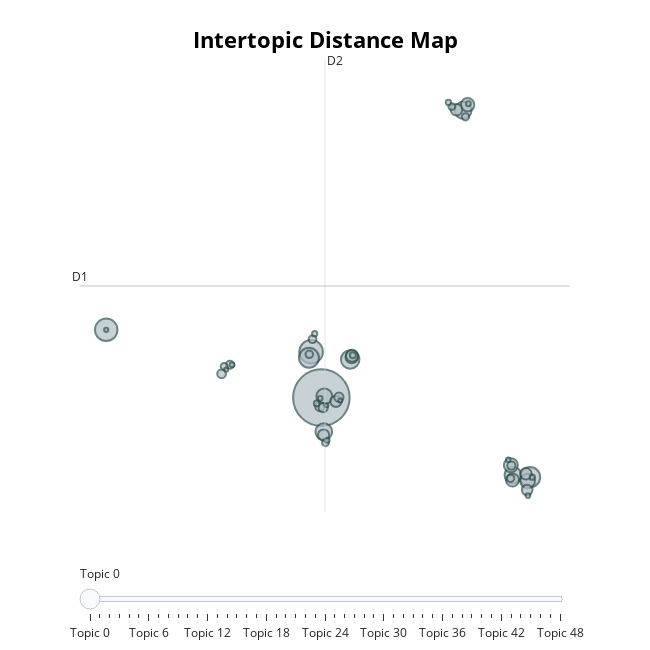

The code cell stored with this chart in its notebook:
### Markdown cell above
**Plot interconnections between topics**

### Code cell
topic_model.visualize_topics(custom_labels=True)

### Figure 1 — Plotly figure (JSON) as saved in the notebook; plotly's stock layout.template omitted (floating-point values rounded to 4 significant figures; data arrays with more than 128 entries replaced by an {"elided": "..."} marker saying what was removed)
{"data": [{"customdata": {"elided": "49x3 mixed values"}, "hovertemplate": "<b>Topic %{customdata[0]}</b><br>%{customdata[1]}<br>Size: %{customdata[2]}", "legendgroup": "", "marker": {"color": "#B0BEC5", "size": [2469, 426, 391, 314, 306, 264, 219, 214, 213, 194, 167, 151, 137, 132, 123, 113, 105, 101, 99, 99, 87, 67, 67, 66, 58, 52, 50, 45, 43, 41, 41, 38, 37, 35, 28, 26, 22, 21, 21, 20, 18, 18, 17, 17, 16, 14, 13, 13, 12], "sizemode": "area", "sizeref": 1.543, "symbol": "circle", "line": {"color": "DarkSlateGrey", "width": 2}}, "mode": "markers", "name": "", "orientation": "v", "showlegend": false, "x": [2.895, 2.159, -12.55, 17.88, 2.005, 4.965, 13.07, 3.07, 16.65, 3.106, 17.7, 16.5, 13.39, 16.62, 5.077, 5.096, 12.6, 17.58, 3.054, 3.943, 17.67, 2.788, 4.152, 3.026, -4.268, 16.54, -3.671, 2.259, 2.026, 16.49, 13.24, -4.079, 3.189, 12.26, 5.156, 2.563, 12.02, 18.04, 2.414, 3.303, 13.45, -3.516, 2.813, 17.73, 16.32, -12.55, 4.254, -3.942, 3.255], "xaxis": "x", "y": [-0.4641, 1.368, 2.246, -3.644, 1.13, 1.059, 11.02, -1.826, -3.566, -0.4165, -3.801, -3.168, 11.24, -3.758, 1.157, 1.208, 11.04, -3.511, -1.961, -0.6129, -4.158, -0.8233, -0.4471, -0.8632, 0.4868, -3.181, 0.8515, 1.87, 1.266, -3.692, 10.76, 0.7833, -2.266, 11.17, 1.232, -0.6977, 11.33, -3.646, 2.091, -2.169, 11.28, 0.8464, -0.4921, -4.381, -2.954, 2.245, -0.5832, 0.6535, -0.7708], "yaxis": "y", "type": "scatter"}], "layout": {"xaxis": {"anchor": "y", "domain": [0.0, 1.0], "title": {"text": ""}, "visible": false, "range": [-14.43, 20.75]}, "yaxis": {"anchor": "x", "domain": [0.0, 1.0], "title": {"text": ""}, "visible": false, "range": [-5.038, 13.03]}, "legend": {"tracegroupgap": 0, "itemsizing": "constant"}, "margin": {"t": 60}, "title": {"font": {"size": 22, "color": "Black"}, "text": "<b>Intertopic Distance Map</b>", "y": 0.95, "x": 0.5, "xanchor": "center", "yanchor": "top"}, "hoverlabel": {"font": {"size": 16, "family": "Rockwell"}, "bgcolor": "white"}, "width": 650, "height": 650, "sliders": [{"active": 0, "pad": {"t": 50}, "steps": [{"args": [{"marker.color": [["red", "#B0BEC5", "#B0BEC5", "#B0BEC5", "#B0BEC5", "#B0BEC5", "#B0BEC5", "#B0BEC5", "#B0BEC5", "#B0BEC5", "#B0BEC5", "#B0BEC5", "#B0BEC5", "#B0BEC5", "#B0BEC5", "#B0BEC5", "#B0BEC5", "#B0BEC5", "#B0BEC5", "#B0BEC5", "#B0BEC5", "#B0BEC5", "#B0BEC5", "#B0BEC5", "#B0BEC5", "#B0BEC5", "#B0BEC5", "#B0BEC5", "#B0BEC5", "#B0BEC5", "#B0BEC5", "#B0BEC5", "#B0BEC5", "#B0BEC5", "#B0BEC5", "#B0BEC5", "#B0BEC5", "#B0BEC5", "#B0BEC5", "#B0BEC5", "#B0BEC5", "#B0BEC5", "#B0BEC5", "#B0BEC5", "#B0BEC5", "#B0BEC5", "#B0BEC5", "#B0BEC5", "#B0BEC5"]]}], "label": "Topic 0", "method": "update"}, {"args": [{"marker.color": [["#B0BEC5", "red", "#B0BEC5", "#B0BEC5", "#B0BEC5", "#B0BEC5", "#B0BEC5", "#B0BEC5", "#B0BEC5", "#B0BEC5", "#B0BEC5", "#B0BEC5", "#B0BEC5", "#B0BEC5", "#B0BEC5", "#B0BEC5", "#B0BEC5", "#B0BEC5", "#B0BEC5", "#B0BEC5", "#B0BEC5", "#B0BEC5", "#B0BEC5", "#B0BEC5", "#B0BEC5", "#B0BEC5", "#B0BEC5", "#B0BEC5", "#B0BEC5", "#B0BEC5", "#B0BEC5", "#B0BEC5", "#B0BEC5", "#B0BEC5", "#B0BEC5", "#B0BEC5", "#B0BEC5", "#B0BEC5", "#B0BEC5", "#B0BEC5", "#B0BEC5", "#B0BEC5", "#B0BEC5", "#B0BEC5", "#B0BEC5", "#B0BEC5", "#B0BEC5", "#B0BEC5", "#B0BEC5"]]}], "label": "Topic 1", "method": "update"}, {"args": [{"marker.color": [["#B0BEC5", "#B0BEC5", "red", "#B0BEC5", "#B0BEC5", "#B0BEC5", "#B0BEC5", "#B0BEC5", "#B0BEC5", "#B0BEC5", "#B0BEC5", "#B0BEC5", "#B0BEC5", "#B0BEC5", "#B0BEC5", "#B0BEC5", "#B0BEC5", "#B0BEC5", "#B0BEC5", "#B0BEC5", "#B0BEC5", "#B0BEC5", "#B0BEC5", "#B0BEC5", "#B0BEC5", "#B0BEC5", "#B0BEC5", "#B0BEC5", "#B0BEC5", "#B0BEC5", "#B0BEC5", "#B0BEC5", "#B0BEC5", "#B0BEC5", "#B0BEC5", "#B0BEC5", "#B0BEC5", "#B0BEC5", "#B0BEC5", "#B0BEC5", "#B0BEC5", "#B0BEC5", "#B0BEC5", "#B0BEC5", "#B0BEC5", "#B0BEC5", "#B0BEC5", "#B0BEC5", "#B0BEC5"]]}], "label": "Topic 2", "method": "update"}, {"args": [{"marker.color": [["#B0BEC5", "#B0BEC5", "#B0BEC5", "red", "#B0BEC5", "#B0BEC5", "#B0BEC5", "#B0BEC5", "#B0BEC5", "#B0BEC5", "#B0BEC5", "#B0BEC5", "#B0BEC5", "#B0BEC5", "#B0BEC5", "#B0BEC5", "#B0BEC5", "#B0BEC5", "#B0BEC5", "#B0BEC5", "#B0BEC5", "#B0BEC5", "#B0BEC5", "#B0BEC5", "#B0BEC5", "#B0BEC5", "#B0BEC5", "#B0BEC5", "#B0BEC5", "#B0BEC5", "#B0BEC5", "#B0BEC5", "#B0BEC5", "#B0BEC5", "#B0BEC5", "#B0BEC5", "#B0BEC5", "#B0BEC5", "#B0BEC5", "#B0BEC5", "#B0BEC5", "#B0BEC5", "#B0BEC5", "#B0BEC5", "#B0BEC5", "#B0BEC5", "#B0BEC5", "#B0BEC5", "#B0BEC5"]]}], "label": "Topic 3", "method": "update"}, {"args": [{"marker.color": [["#B0BEC5", "#B0BEC5", "#B0BEC5", "#B0BEC5", "red", "#B0BEC5", "#B0BEC5", "#B0BEC5", "#B0BEC5", "#B0BEC5", "#B0BEC5", "#B0BEC5", "#B0BEC5", "#B0BEC5", "#B0BEC5", "#B0BEC5", "#B0BEC5", "#B0BEC5", "#B0BEC5", "#B0BEC5", "#B0BEC5", "#B0BEC5", "#B0BEC5", "#B0BEC5", "#B0BEC5", "#B0BEC5", "#B0BEC5", "#B0BEC5", "#B0BEC5", "#B0BEC5", "#B0BEC5", "#B0BEC5", "#B0BEC5", "#B0BEC5", "#B0BEC5", "#B0BEC5", "#B0BEC5", "#B0BEC5", "#B0BEC5", "#B0BEC5", "#B0BEC5", "#B0BEC5", "#B0BEC5", "#B0BEC5", "#B0BEC5", "#B0BEC5", "#B0BEC5", "#B0BEC5", "#B0BEC5"]]}], "label": "Topic 4", "method": "update"}, {"args": [{"marker.color": [["#B0BEC5", "#B0BEC5", "#B0BEC5", "#B0BEC5", "#B0BEC5", "red", "#B0BEC5", "#B0BEC5", "#B0BEC5", "#B0BEC5", "#B0BEC5", "#B0BEC5", "#B0BEC5", "#B0BEC5", "#B0BEC5", "#B0BEC5", "#B0BEC5", "#B0BEC5", "#B0BEC5", "#B0BEC5", "#B0BEC5", "#B0BEC5", "#B0BEC5", "#B0BEC5", "#B0BEC5", "#B0BEC5", "#B0BEC5", "#B0BEC5", "#B0BEC5", "#B0BEC5", "#B0BEC5", "#B0BEC5", "#B0BEC5", "#B0BEC5", "#B0BEC5", "#B0BEC5", "#B0BEC5", "#B0BEC5", "#B0BEC5", "#B0BEC5", "#B0BEC5", "#B0BEC5", "#B0BEC5", "#B0BEC5", "#B0BEC5", "#B0BEC5", "#B0BEC5", "#B0BEC5", "#B0BEC5"]]}], "label": "Topic 5", "method": "update"}, {"args": [{"marker.color": [["#B0BEC5", "#B0BEC5", "#B0BEC5", "#B0BEC5", "#B0BEC5", "#B0BEC5", "red", "#B0BEC5", "#B0BEC5", "#B0BEC5", "#B0BEC5", "#B0BEC5", "#B0BEC5", "#B0BEC5", "#B0BEC5", "#B0BEC5", "#B0BEC5", "#B0BEC5", "#B0BEC5", "#B0BEC5", "#B0BEC5", "#B0BEC5", "#B0BEC5", "#B0BEC5", "#B0BEC5", "#B0BEC5", "#B0BEC5", "#B0BEC5", "#B0BEC5", "#B0BEC5", "#B0BEC5", "#B0BEC5", "#B0BEC5", "#B0BEC5", "#B0BEC5", "#B0BEC5", "#B0BEC5", "#B0BEC5", "#B0BEC5", "#B0BEC5", "#B0BEC5", "#B0BEC5", "#B0BEC5", "#B0BEC5", "#B0BEC5", "#B0BEC5", "#B0BEC5", "#B0BEC5", "#B0BEC5"]]}], "label": "Topic 6", "method": "update"}, {"args": [{"marker.color": [["#B0BEC5", "#B0BEC5", "#B0BEC5", "#B0BEC5", "#B0BEC5", "#B0BEC5", "#B0BEC5", "red", "#B0BEC5", "#B0BEC5", "#B0BEC5", "#B0BEC5", "#B0BEC5", "#B0BEC5", "#B0BEC5", "#B0BEC5", "#B0BEC5", "#B0BEC5", "#B0BEC5", "#B0BEC5", "#B0BEC5", "#B0BEC5", "#B0BEC5", "#B0BEC5", "#B0BEC5", "#B0BEC5", "#B0BEC5", "#B0BEC5", "#B0BEC5", "#B0BEC5", "#B0BEC5", "#B0BEC5", "#B0BEC5", "#B0BEC5", "#B0BEC5", "#B0BEC5", "#B0BEC5", "#B0BEC5", "#B0BEC5", "#B0BEC5", "#B0BEC5", "#B0BEC5", "#B0BEC5", "#B0BEC5", "#B0BEC5", "#B0BEC5", "#B0BEC5", "#B0BEC5", "#B0BEC5"]]}], "label": "Topic 7", "method": "update"}, {"args": [{"marker.color": [["#B0BEC5", "#B0BEC5", "#B0BEC5", "#B0BEC5", "#B0BEC5", "#B0BEC5", "#B0BEC5", "#B0BEC5", "red", "#B0BEC5", "#B0BEC5", "#B0BEC5", "#B0BEC5", "#B0BEC5", "#B0BEC5", "#B0BEC5", "#B0BEC5", "#B0BEC5", "#B0BEC5", "#B0BEC5", "#B0BEC5", "#B0BEC5", "#B0BEC5", "#B0BEC5", "#B0BEC5", "#B0BEC5", "#B0BEC5", "#B0BEC5", "#B0BEC5", "#B0BEC5", "#B0BEC5", "#B0BEC5", "#B0BEC5", "#B0BEC5", "#B0BEC5", "#B0BEC5", "#B0BEC5", "#B0BEC5", "#B0BEC5", "#B0BEC5", "#B0BEC5", "#B0BEC5", "#B0BEC5", "#B0BEC5", "#B0BEC5", "#B0BEC5", "#B0BEC5", "#B0BEC5", "#B0BEC5"]]}], "label": "Topic 8", "method": "update"}, {"args": [{"marker.color": [["#B0BEC5", "#B0BEC5", "#B0BEC5", "#B0BEC5", "#B0BEC5", "#B0BEC5", "#B0BEC5", "#B0BEC5", "#B0BEC5", "red", "#B0BEC5", "#B0BEC5", "#B0BEC5", "#B0BEC5", "#B0BEC5", "#B0BEC5", "#B0BEC5", "#B0BEC5", "#B0BEC5", "#B0BEC5", "#B0BEC5", "#B0BEC5", "#B0BEC5", "#B0BEC5", "#B0BEC5", "#B0BEC5", "#B0BEC5", "#B0BEC5", "#B0BEC5", "#B0BEC5", "#B0BEC5", "#B0BEC5", "#B0BEC5", "#B0BEC5", "#B0BEC5", "#B0BEC5", "#B0BEC5", "#B0BEC5", "#B0BEC5", "#B0BEC5", "#B0BEC5", "#B0BEC5", "#B0BEC5", "#B0BEC5", "#B0BEC5", "#B0BEC5", "#B0BEC5", "#B0BEC5", "#B0BEC5"]]}], "label": "Topic 9", "method": "update"}, {"args": [{"marker.color": [["#B0BEC5", "#B0BEC5", "#B0BEC5", "#B0BEC5", "#B0BEC5", "#B0BEC5", "#B0BEC5", "#B0BEC5", "#B0BEC5", "#B0BEC5", "red", "#B0BEC5", "#B0BEC5", "#B0BEC5", "#B0BEC5", "#B0BEC5", "#B0BEC5", "#B0BEC5", "#B0BEC5", "#B0BEC5", "#B0BEC5", "#B0BEC5", "#B0BEC5", "#B0BEC5", "#B0BEC5", "#B0BEC5", "#B0BEC5", "#B0BEC5", "#B0BEC5", "#B0BEC5", "#B0BEC5", "#B0BEC5", "#B0BEC5", "#B0BEC5", "#B0BEC5", "#B0BEC5", "#B0BEC5", "#B0BEC5", "#B0BEC5", "#B0BEC5", "#B0BEC5", "#B0BEC5", "#B0BEC5", "#B0BEC5", "#B0BEC5", "#B0BEC5", "#B0BEC5", "#B0BEC5", "#B0BEC5"]]}], "label": "Topic 10", "method": "update"}, {"args": [{"marker.color": [["#B0BEC5", "#B0BEC5", "#B0BEC5", "#B0BEC5", "#B0BEC5", "#B0BEC5", "#B0BEC5", "#B0BEC5", "#B0BEC5", "#B0BEC5", "#B0BEC5", "red", "#B0BEC5", "#B0BEC5", "#B0BEC5", "#B0BEC5", "#B0BEC5", "#B0BEC5", "#B0BEC5", "#B0BEC5", "#B0BEC5", "#B0BEC5", "#B0BEC5", "#B0BEC5", "#B0BEC5", "#B0BEC5", "#B0BEC5", "#B0BEC5", "#B0BEC5", "#B0BEC5", "#B0BEC5", "#B0BEC5", "#B0BEC5", "#B0BEC5", "#B0BEC5", "#B0BEC5", "#B0BEC5", "#B0BEC5", "#B0BEC5", "#B0BEC5", "#B0BEC5", "#B0BEC5", "#B0BEC5", "#B0BEC5", "#B0BEC5", "#B0BEC5", "#B0BEC5", "#B0BEC5", "#B0BEC5"]]}], "label": "Topic 11", "method": "update"}, {"args": [{"marker.color": [["#B0BEC5", "#B0BEC5", "#B0BEC5", "#B0BEC5", "#B0BEC5", "#B0BEC5", "#B0BEC5", "#B0BEC5", "#B0BEC5", "#B0BEC5", "#B0BEC5", "#B0BEC5", "red", "#B0BEC5", "#B0BEC5", "#B0BEC5", "#B0BEC5", "#B0BEC5", "#B0BEC5", "#B0BEC5", "#B0BEC5", "#B0BEC5", "#B0BEC5", "#B0BEC5", "#B0BEC5", "#B0BEC5", "#B0BEC5", "#B0BEC5", "#B0BEC5", "#B0BEC5", "#B0BEC5", "#B0BEC5", "#B0BEC5", "#B0BEC5", "#B0BEC5", "#B0BEC5", "#B0BEC5", "#B0BEC5", "#B0BEC5", "#B0BEC5", "#B0BEC5", "#B0BEC5", "#B0BEC5", "#B0BEC5", "#B0BEC5", "#B0BEC5", "#B0BEC5", "#B0BEC5", "#B0BEC5"]]}], "label": "Topic 12", "method": "update"}, {"args": [{"marker.color": [["#B0BEC5", "#B0BEC5", "#B0BEC5", "#B0BEC5", "#B0BEC5", "#B0BEC5", "#B0BEC5", "#B0BEC5", "#B0BEC5", "#B0BEC5", "#B0BEC5", "#B0BEC5", "#B0BEC5", "red", "#B0BEC5", "#B0BEC5", "#B0BEC5", "#B0BEC5", "#B0BEC5", "#B0BEC5", "#B0BEC5", "#B0BEC5", "#B0BEC5", "#B0BEC5", "#B0BEC5", "#B0BEC5", "#B0BEC5", "#B0BEC5", "#B0BEC5", "#B0BEC5", "#B0BEC5", "#B0BEC5", "#B0BEC5", "#B0BEC5", "#B0BEC5", "#B0BEC5", "#B0BEC5", "#B0BEC5", "#B0BEC5", "#B0BEC5", "#B0BEC5", "#B0BEC5", "#B0BEC5", "#B0BEC5", "#B0BEC5", "#B0BEC5", "#B0BEC5", "#B0BEC5", "#B0BEC5"]]}], "label": "Topic 13", "method": "update"}, {"args": [{"marker.color": [["#B0BEC5", "#B0BEC5", "#B0BEC5", "#B0BEC5", "#B0BEC5", "#B0BEC5", "#B0BEC5", "#B0BEC5", "#B0BEC5", "#B0BEC5", "#B0BEC5", "#B0BEC5", "#B0BEC5", "#B0BEC5", "red", "#B0BEC5", "#B0BEC5", "#B0BEC5", "#B0BEC5", "#B0BEC5", "#B0BEC5", "#B0BEC5", "#B0BEC5", "#B0BEC5", "#B0BEC5", "#B0BEC5", "#B0BEC5", "#B0BEC5", "#B0BEC5", "#B0BEC5", "#B0BEC5", "#B0BEC5", "#B0BEC5", "#B0BEC5", "#B0BEC5", "#B0BEC5", "#B0BEC5", "#B0BEC5", "#B0BEC5", "#B0BEC5", "#B0BEC5", "#B0BEC5", "#B0BEC5", "#B0BEC5", "#B0BEC5", "#B0BEC5", "#B0BEC5", "#B0BEC5", "#B0BEC5"]]}], "label": "Topic 14", "method": "update"}, {"args": [{"marker.color": [["#B0BEC5", "#B0BEC5", "#B0BEC5", "#B0BEC5", "#B0BEC5", "#B0BEC5", "#B0BEC5", "#B0BEC5", "#B0BEC5", "#B0BEC5", "#B0BEC5", "#B0BEC5", "#B0BEC5", "#B0BEC5", "#B0BEC5", "red", "#B0BEC5", "#B0BEC5", "#B0BEC5", "#B0BEC5", "#B0BEC5", "#B0BEC5", "#B0BEC5", "#B0BEC5", "#B0BEC5", "#B0BEC5", "#B0BEC5", "#B0BEC5", "#B0BEC5", "#B0BEC5", "#B0BEC5", "#B0BEC5", "#B0BEC5", "#B0BEC5", "#B0BEC5", "#B0BEC5", "#B0BEC5", "#B0BEC5", "#B0BEC5", "#B0BEC5", "#B0BEC5", "#B0BEC5", "#B0BEC5", "#B0BEC5", "#B0BEC5", "#B0BEC5", "#B0BEC5", "#B0BEC5", "#B0BEC5"]]}], "label": "Topic 15", "method": "update"}, {"args": [{"marker.color": [["#B0BEC5", "#B0BEC5", "#B0BEC5", "#B0BEC5", "#B0BEC5", "#B0BEC5", "#B0BEC5", "#B0BEC5", "#B0BEC5", "#B0BEC5", "#B0BEC5", "#B0BEC5", "#B0BEC5", "#B0BEC5", "#B0BEC5", "#B0BEC5", "red", "#B0BEC5", "#B0BEC5", "#B0BEC5", "#B0BEC5", "#B0BEC5", "#B0BEC5", "#B0BEC5", "#B0BEC5", "#B0BEC5", "#B0BEC5", "#B0BEC5", "#B0BEC5", "#B0BEC5", "#B0BEC5", "#B0BEC5", "#B0BEC5", "#B0BEC5", "#B0BEC5", "#B0BEC5", "#B0BEC5", "#B0BEC5", "#B0BEC5", "#B0BEC5", "#B0BEC5", "#B0BEC5", "#B0BEC5", "#B0BEC5", "#B0BEC5", "#B0BEC5", "#B0BEC5", "#B0BEC5", "#B0BEC5"]]}], "label": "Topic 16", "method": "update"}, {"args": [{"marker.color": [["#B0BEC5", "#B0BEC5", "#B0BEC5", "#B0BEC5", "#B0BEC5", "#B0BEC5", "#B0BEC5", "#B0BEC5", "#B0BEC5", "#B0BEC5", "#B0BEC5", "#B0BEC5", "#B0BEC5", "#B0BEC5", "#B0BEC5", "#B0BEC5", "#B0BEC5", "red", "#B0BEC5", "#B0BEC5", "#B0BEC5", "#B0BEC5", "#B0BEC5", "#B0BEC5", "#B0BEC5", "#B0BEC5", "#B0BEC5", "#B0BEC5", "#B0BEC5", "#B0BEC5", "#B0BEC5", "#B0BEC5", "#B0BEC5", "#B0BEC5", "#B0BEC5", "#B0BEC5", "#B0BEC5", "#B0BEC5", "#B0BEC5", "#B0BEC5", "#B0BEC5", "#B0BEC5", "#B0BEC5", "#B0BEC5", "#B0BEC5", "#B0BEC5", "#B0BEC5", "#B0BEC5", "#B0BEC5"]]}], "label": "Topic 17", "method": "update"}, {"args": [{"marker.color": [["#B0BEC5", "#B0BEC5", "#B0BEC5", "#B0BEC5", "#B0BEC5", "#B0BEC5", "#B0BEC5", "#B0BEC5", "#B0BEC5", "#B0BEC5", "#B0BEC5", "#B0BEC5", "#B0BEC5", "#B0BEC5", "#B0BEC5", "#B0BEC5", "#B0BEC5", "#B0BEC5", "red", "#B0BEC5", "#B0BEC5", "#B0BEC5", "#B0BEC5", "#B0BEC5", "#B0BEC5", "#B0BEC5", "#B0BEC5", "#B0BEC5", "#B0BEC5", "#B0BEC5", "#B0BEC5", "#B0BEC5", "#B0BEC5", "#B0BEC5", "#B0BEC5", "#B0BEC5", "#B0BEC5", "#B0BEC5", "#B0BEC5", "#B0BEC5", "#B0BEC5", "#B0BEC5", "#B0BEC5", "#B0BEC5", "#B0BEC5", "#B0BEC5", "#B0BEC5", "#B0BEC5", "#B0BEC5"]]}], "label": "Topic 18", "method": "update"}, {"args": [{"marker.color": [["#B0BEC5", "#B0BEC5", "#B0BEC5", "#B0BEC5", "#B0BEC5", "#B0BEC5", "#B0BEC5", "#B0BEC5", "#B0BEC5", "#B0BEC5", "#B0BEC5", "#B0BEC5", "#B0BEC5", "#B0BEC5", "#B0BEC5", "#B0BEC5", "#B0BEC5", "#B0BEC5", "#B0BEC5", "red", "#B0BEC5", "#B0BEC5", "#B0BEC5", "#B0BEC5", "#B0BEC5", "#B0BEC5", "#B0BEC5", "#B0BEC5", "#B0BEC5", "#B0BEC5", "#B0BEC5", "#B0BEC5", "#B0BEC5", "#B0BEC5", "#B0BEC5", "#B0BEC5", "#B0BEC5", "#B0BEC5", "#B0BEC5", "#B0BEC5", "#B0BEC5", "#B0BEC5", "#B0BEC5", "#B0BEC5", "#B0BEC5", "#B0BEC5", "#B0BEC5", "#B0BEC5", "#B0BEC5"]]}], "label": "Topic 19", "method": "update"}, {"args": [{"marker.color": [["#B0BEC5", "#B0BEC5", "#B0BEC5", "#B0BEC5", "#B0BEC5", "#B0BEC5", "#B0BEC5", "#B0BEC5", "#B0BEC5", "#B0BEC5", "#B0BEC5", "#B0BEC5", "#B0BEC5", "#B0BEC5", "#B0BEC5", "#B0BEC5", "#B0BEC5", "#B0BEC5", "#B0BEC5", "#B0BEC5", "red", "#B0BEC5", "#B0BEC5", "#B0BEC5", "#B0BEC5", "#B0BEC5", "#B0BEC5", "#B0BEC5", "#B0BEC5", "#B0BEC5", "#B0BEC5", "#B0BEC5", "#B0BEC5", "#B0BEC5", "#B0BEC5", "#B0BEC5", "#B0BEC5", "#B0BEC5", "#B0BEC5", "#B0BEC5", "#B0BEC5", "#B0BEC5", "#B0BEC5", "#B0BEC5", "#B0BEC5", "#B0BEC5", "#B0BEC5", "#B0BEC5", "#B0BEC5"]]}], "label": "Topic 20", "method": "update"}, {"args": [{"marker.color": [["#B0BEC5", "#B0BEC5", "#B0BEC5", "#B0BEC5", "#B0BEC5", "#B0BEC5", "#B0BEC5", "#B0BEC5", "#B0BEC5", "#B0BEC5", "#B0BEC5", "#B0BEC5", "#B0BEC5", "#B0BEC5", "#B0BEC5", "#B0BEC5", "#B0BEC5", "#B0BEC5", "#B0BEC5", "#B0BEC5", "#B0BEC5", "red", "#B0BEC5", "#B0BEC5", "#B0BEC5", "#B0BEC5", "#B0BEC5", "#B0BEC5", "#B0BEC5", "#B0BEC5", "#B0BEC5", "#B0BEC5", "#B0BEC5", "#B0BEC5", "#B0BEC5", "#B0BEC5", "#B0BEC5", "#B0BEC5", "#B0BEC5", "#B0BEC5", "#B0BEC5", "#B0BEC5", "#B0BEC5", "#B0BEC5", "#B0BEC5", "#B0BEC5", "#B0BEC5", "#B0BEC5", "#B0BEC5"]]}], "label": "Topic 21", "method": "update"}, {"args": [{"marker.color": [["#B0BEC5", "#B0BEC5", "#B0BEC5", "#B0BEC5", "#B0BEC5", "#B0BEC5", "#B0BEC5", "#B0BEC5", "#B0BEC5", "#B0BEC5", "#B0BEC5", "#B0BEC5", "#B0BEC5", "#B0BEC5", "#B0BEC5", "#B0BEC5", "#B0BEC5", "#B0BEC5", "#B0BEC5", "#B0BEC5", "#B0BEC5", "#B0BEC5", "red", "#B0BEC5", "#B0BEC5", "#B0BEC5", "#B0BEC5", "#B0BEC5", "#B0BEC5", "#B0BEC5", "#B0BEC5", "#B0BEC5", "#B0BEC5", "#B0BEC5", "#B0BEC5", "#B0BEC5", "#B0BEC5", "#B0BEC5", "#B0BEC5", "#B0BEC5", "#B0BEC5", "#B0BEC5", "#B0BEC5", "#B0BEC5", "#B0BEC5", "#B0BEC5", "#B0BEC5", "#B0BEC5", "#B0BEC5"]]}], "label": "Topic 22", "method": "update"}, {"args": [{"marker.color": [["#B0BEC5", "#B0BEC5", "#B0BEC5", "#B0BEC5", "#B0BEC5", "#B0BEC5", "#B0BEC5", "#B0BEC5", "#B0BEC5", "#B0BEC5", "#B0BEC5", "#B0BEC5", "#B0BEC5", "#B0BEC5", "#B0BEC5", "#B0BEC5", "#B0BEC5", "#B0BEC5", "#B0BEC5", "#B0BEC5", "#B0BEC5", "#B0BEC5", "#B0BEC5", "red", "#B0BEC5", "#B0BEC5", "#B0BEC5", "#B0BEC5", "#B0BEC5", "#B0BEC5", "#B0BEC5", "#B0BEC5", "#B0BEC5", "#B0BEC5", "#B0BEC5", "#B0BEC5", "#B0BEC5", "#B0BEC5", "#B0BEC5", "#B0BEC5", "#B0BEC5", "#B0BEC5", "#B0BEC5", "#B0BEC5", "#B0BEC5", "#B0BEC5", "#B0BEC5", "#B0BEC5", "#B0BEC5"]]}], "label": "Topic 23", "method": "update"}, {"args": [{"marker.color": [["#B0BEC5", "#B0BEC5", "#B0BEC5", "#B0BEC5", "#B0BEC5", "#B0BEC5", "#B0BEC5", "#B0BEC5", "#B0BEC5", "#B0BEC5", "#B0BEC5", "#B0BEC5", "#B0BEC5", "#B0BEC5", "#B0BEC5", "#B0BEC5", "#B0BEC5", "#B0BEC5", "#B0BEC5", "#B0BEC5", "#B0BEC5", "#B0BEC5", "#B0BEC5", "#B0BEC5", "red", "#B0BEC5", "#B0BEC5", "#B0BEC5", "#B0BEC5", "#B0BEC5", "#B0BEC5", "#B0BEC5", "#B0BEC5", "#B0BEC5", "#B0BEC5", "#B0BEC5", "#B0BEC5", "#B0BEC5", "#B0BEC5", "#B0BEC5", "#B0BEC5", "#B0BEC5", "#B0BEC5", "#B0BEC5", "#B0BEC5", "#B0BEC5", "#B0BEC5", "#B0BEC5", "#B0BEC5"]]}], "label": "Topic 24", "method": "update"}, {"args": [{"marker.color": [["#B0BEC5", "#B0BEC5", "#B0BEC5", "#B0BEC5", "#B0BEC5", "#B0BEC5", "#B0BEC5", "#B0BEC5", "#B0BEC5", "#B0BEC5", "#B0BEC5", "#B0BEC5", "#B0BEC5", "#B0BEC5", "#B0BEC5", "#B0BEC5", "#B0BEC5", "#B0BEC5", "#B0BEC5", "#B0BEC5", "#B0BEC5", "#B0BEC5", "#B0BEC5", "#B0BEC5", "#B0BEC5", "red", "#B0BEC5", "#B0BEC5", "#B0BEC5", "#B0BEC5", "#B0BEC5", "#B0BEC5", "#B0BEC5", "#B0BEC5", "#B0BEC5", "#B0BEC5", "#B0BEC5", "#B0BEC5", "#B0BEC5", "#B0BEC5", "#B0BEC5", "#B0BEC5", "#B0BEC5", "#B0BEC5", "#B0BEC5", "#B0BEC5", "#B0BEC5", "#B0BEC5", "#B0BEC5"]]}], "label": "Topic 25", "method": "update"}, {"args": [{"marker.color": [["#B0BEC5", "#B0BEC5", "#B0BEC5", "#B0BEC5", "#B0BEC5", "#B0BEC5", "#B0BEC5", "#B0BEC5", "#B0BEC5", "#B0BEC5", "#B0BEC5", "#B0BEC5", "#B0BEC5", "#B0BEC5", "#B0BEC5", "#B0BEC5", "#B0BEC5", "#B0BEC5", "#B0BEC5", "#B0BEC5", "#B0BEC5", "#B0BEC5", "#B0BEC5", "#B0BEC5", "#B0BEC5", "#B0BEC5", "red", "#B0BEC5", "#B0BEC5", "#B0BEC5", "#B0BEC5", "#B0BEC5", "#B0BEC5", "#B0BEC5", "#B0BEC5", "#B0BEC5", "#B0BEC5", "#B0BEC5", "#B0BEC5", "#B0BEC5", "#B0BEC5", "#B0BEC5", "#B0BEC5", "#B0BEC5", "#B0BEC5", "#B0BEC5", "#B0BEC5", "#B0BEC5", "#B0BEC5"]]}], "label": "Topic 26", "method": "update"}, {"args": [{"marker.color": [["#B0BEC5", "#B0BEC5", "#B0BEC5", "#B0BEC5", "#B0BEC5", "#B0BEC5", "#B0BEC5", "#B0BEC5", "#B0BEC5", "#B0BEC5", "#B0BEC5", "#B0BEC5", "#B0BEC5", "#B0BEC5", "#B0BEC5", "#B0BEC5", "#B0BEC5", "#B0BEC5", "#B0BEC5", "#B0BEC5", "#B0BEC5", "#B0BEC5", "#B0BEC5", "#B0BEC5", "#B0BEC5", "#B0BEC5", "#B0BEC5", "red", "#B0BEC5", "#B0BEC5", "#B0BEC5", "#B0BEC5", "#B0BEC5", "#B0BEC5", "#B0BEC5", "#B0BEC5", "#B0BEC5", "#B0BEC5", "#B0BEC5", "#B0BEC5", "#B0BEC5", "#B0BEC5", "#B0BEC5", "#B0BEC5", "#B0BEC5", "#B0BEC5", "#B0BEC5", "#B0BEC5", "#B0BEC5"]]}], "label": "Topic 27", "method": "update"}, {"args": [{"marker.color": [["#B0BEC5", "#B0BEC5", "#B0BEC5", "#B0BEC5", "#B0BEC5", "#B0BEC5", "#B0BEC5", "#B0BEC5", "#B0BEC5", "#B0BEC5", "#B0BEC5", "#B0BEC5", "#B0BEC5", "#B0BEC5", "#B0BEC5", "#B0BEC5", "#B0BEC5", "#B0BEC5", "#B0BEC5", "#B0BEC5", "#B0BEC5", "#B0BEC5", "#B0BEC5", "#B0BEC5", "#B0BEC5", "#B0BEC5", "#B0BEC5", "#B0BEC5", "red", "#B0BEC5", "#B0BEC5", "#B0BEC5", "#B0BEC5", "#B0BEC5", "#B0BEC5", "#B0BEC5", "#B0BEC5", "#B0BEC5", "#B0BEC5", "#B0BEC5", "#B0BEC5", "#B0BEC5", "#B0BEC5", "#B0BEC5", "#B0BEC5", "#B0BEC5", "#B0BEC5", "#B0BEC5", "#B0BEC5"]]}], "label": "Topic 28", "method": "update"}, {"args": [{"marker.color": [["#B0BEC5", "#B0BEC5", "#B0BEC5", "#B0BEC5", "#B0BEC5", "#B0BEC5", "#B0BEC5", "#B0BEC5", "#B0BEC5", "#B0BEC5", "#B0BEC5", "#B0BEC5", "#B0BEC5", "#B0BEC5", "#B0BEC5", "#B0BEC5", "#B0BEC5", "#B0BEC5", "#B0BEC5", "#B0BEC5", "#B0BEC5", "#B0BEC5", "#B0BEC5", "#B0BEC5", "#B0BEC5", "#B0BEC5", "#B0BEC5", "#B0BEC5", "#B0BEC5", "red", "#B0BEC5", "#B0BEC5", "#B0BEC5", "#B0BEC5", "#B0BEC5", "#B0BEC5", "#B0BEC5", "#B0BEC5", "#B0BEC5", "#B0BEC5", "#B0BEC5", "#B0BEC5", "#B0BEC5", "#B0BEC5", "#B0BEC5", "#B0BEC5", "#B0BEC5", "#B0BEC5", "#B0BEC5"]]}], "label": "Topic 29", "method": "update"}, {"args": [{"marker.color": [["#B0BEC5", "#B0BEC5", "#B0BEC5", "#B0BEC5", "#B0BEC5", "#B0BEC5", "#B0BEC5", "#B0BEC5", "#B0BEC5", "#B0BEC5", "#B0BEC5", "#B0BEC5", "#B0BEC5", "#B0BEC5", "#B0BEC5", "#B0BEC5", "#B0BEC5", "#B0BEC5", "#B0BEC5", "#B0BEC5", "#B0BEC5", "#B0BEC5", "#B0BEC5", "#B0BEC5", "#B0BEC5", "#B0BEC5", "#B0BEC5", "#B0BEC5", "#B0BEC5", "#B0BEC5", "red", "#B0BEC5", "#B0BEC5", "#B0BEC5", "#B0BEC5", "#B0BEC5", "#B0BEC5", "#B0BEC5", "#B0BEC5", "#B0BEC5", "#B0BEC5", "#B0BEC5", "#B0BEC5", "#B0BEC5", "#B0BEC5", "#B0BEC5", "#B0BEC5", "#B0BEC5", "#B0BEC5"]]}], "label": "Topic 30", "method": "update"}, {"args": [{"marker.color": [["#B0BEC5", "#B0BEC5", "#B0BEC5", "#B0BEC5", "#B0BEC5", "#B0BEC5", "#B0BEC5", "#B0BEC5", "#B0BEC5", "#B0BEC5", "#B0BEC5", "#B0BEC5", "#B0BEC5", "#B0BEC5", "#B0BEC5", "#B0BEC5", "#B0BEC5", "#B0BEC5", "#B0BEC5", "#B0BEC5", "#B0BEC5", "#B0BEC5", "#B0BEC5", "#B0BEC5", "#B0BEC5", "#B0BEC5", "#B0BEC5", "#B0BEC5", "#B0BEC5", "#B0BEC5", "#B0BEC5", "red", "#B0BEC5", "#B0BEC5", "#B0BEC5", "#B0BEC5", "#B0BEC5", "#B0BEC5", "#B0BEC5", "#B0BEC5", "#B0BEC5", "#B0BEC5", "#B0BEC5", "#B0BEC5", "#B0BEC5", "#B0BEC5", "#B0BEC5", "#B0BEC5", "#B0BEC5"]]}], "label": "Topic 31", "method": "update"}, {"args": [{"marker.color": [["#B0BEC5", "#B0BEC5", "#B0BEC5", "#B0BEC5", "#B0BEC5", "#B0BEC5", "#B0BEC5", "#B0BEC5", "#B0BEC5", "#B0BEC5", "#B0BEC5", "#B0BEC5", "#B0BEC5", "#B0BEC5", "#B0BEC5", "#B0BEC5", "#B0BEC5", "#B0BEC5", "#B0BEC5", "#B0BEC5", "#B0BEC5", "#B0BEC5", "#B0BEC5", "#B0BEC5", "#B0BEC5", "#B0BEC5", "#B0BEC5", "#B0BEC5", "#B0BEC5", "#B0BEC5", "#B0BEC5", "#B0BEC5", "red", "#B0BEC5", "#B0BEC5", "#B0BEC5", "#B0BEC5", "#B0BEC5", "#B0BEC5", "#B0BEC5", "#B0BEC5", "#B0BEC5", "#B0BEC5", "#B0BEC5", "#B0BEC5", "#B0BEC5", "#B0BEC5", "#B0BEC5", "#B0BEC5"]]}], "label": "Topic 32", "method": "update"}, {"args": [{"marker.color": [["#B0BEC5", "#B0BEC5", "#B0BEC5", "#B0BEC5", "#B0BEC5", "#B0BEC5", "#B0BEC5", "#B0BEC5", "#B0BEC5", "#B0BEC5", "#B0BEC5", "#B0BEC5", "#B0BEC5", "#B0BEC5", "#B0BEC5", "#B0BEC5", "#B0BEC5", "#B0BEC5", "#B0BEC5", "#B0BEC5", "#B0BEC5", "#B0BEC5", "#B0BEC5", "#B0BEC5", "#B0BEC5", "#B0BEC5", "#B0BEC5", "#B0BEC5", "#B0BEC5", "#B0BEC5", "#B0BEC5", "#B0BEC5", "#B0BEC5", "red", "#B0BEC5", "#B0BEC5", "#B0BEC5", "#B0BEC5", "#B0BEC5", "#B0BEC5", "#B0BEC5", "#B0BEC5", "#B0BEC5", "#B0BEC5", "#B0BEC5", "#B0BEC5", "#B0BEC5", "#B0BEC5", "#B0BEC5"]]}], "label": "Topic 33", "method": "update"}, {"args": [{"marker.color": [["#B0BEC5", "#B0BEC5", "#B0BEC5", "#B0BEC5", "#B0BEC5", "#B0BEC5", "#B0BEC5", "#B0BEC5", "#B0BEC5", "#B0BEC5", "#B0BEC5", "#B0BEC5", "#B0BEC5", "#B0BEC5", "#B0BEC5", "#B0BEC5", "#B0BEC5", "#B0BEC5", "#B0BEC5", "#B0BEC5", "#B0BEC5", "#B0BEC5", "#B0BEC5", "#B0BEC5", "#B0BEC5", "#B0BEC5", "#B0BEC5", "#B0BEC5", "#B0BEC5", "#B0BEC5", "#B0BEC5", "#B0BEC5", "#B0BEC5", "#B0BEC5", "red", "#B0BEC5", "#B0BEC5", "#B0BEC5", "#B0BEC5", "#B0BEC5", "#B0BEC5", "#B0BEC5", "#B0BEC5", "#B0BEC5", "#B0BEC5", "#B0BEC5", "#B0BEC5", "#B0BEC5", "#B0BEC5"]]}], "label": "Topic 34", "method": "update"}, {"args": [{"marker.color": [["#B0BEC5", "#B0BEC5", "#B0BEC5", "#B0BEC5", "#B0BEC5", "#B0BEC5", "#B0BEC5", "#B0BEC5", "#B0BEC5", "#B0BEC5", "#B0BEC5", "#B0BEC5", "#B0BEC5", "#B0BEC5", "#B0BEC5", "#B0BEC5", "#B0BEC5", "#B0BEC5", "#B0BEC5", "#B0BEC5", "#B0BEC5", "#B0BEC5", "#B0BEC5", "#B0BEC5", "#B0BEC5", "#B0BEC5", "#B0BEC5", "#B0BEC5", "#B0BEC5", "#B0BEC5", "#B0BEC5", "#B0BEC5", "#B0BEC5", "#B0BEC5", "#B0BEC5", "red", "#B0BEC5", "#B0BEC5", "#B0BEC5", "#B0BEC5", "#B0BEC5", "#B0BEC5", "#B0BEC5", "#B0BEC5", "#B0BEC5", "#B0BEC5", "#B0BEC5", "#B0BEC5", "#B0BEC5"]]}], "label": "Topic 35", "method": "update"}, {"args": [{"marker.color": [["#B0BEC5", "#B0BEC5", "#B0BEC5", "#B0BEC5", "#B0BEC5", "#B0BEC5", "#B0BEC5", "#B0BEC5", "#B0BEC5", "#B0BEC5", "#B0BEC5", "#B0BEC5", "#B0BEC5", "#B0BEC5", "#B0BEC5", "#B0BEC5", "#B0BEC5", "#B0BEC5", "#B0BEC5", "#B0BEC5", "#B0BEC5", "#B0BEC5", "#B0BEC5", "#B0BEC5", "#B0BEC5", "#B0BEC5", "#B0BEC5", "#B0BEC5", "#B0BEC5", "#B0BEC5", "#B0BEC5", "#B0BEC5", "#B0BEC5", "#B0BEC5", "#B0BEC5", "#B0BEC5", "red", "#B0BEC5", "#B0BEC5", "#B0BEC5", "#B0BEC5", "#B0BEC5", "#B0BEC5", "#B0BEC5", "#B0BEC5", "#B0BEC5", "#B0BEC5", "#B0BEC5", "#B0BEC5"]]}], "label": "Topic 36", "method": "update"}, {"args": [{"marker.color": [["#B0BEC5", "#B0BEC5", "#B0BEC5", "#B0BEC5", "#B0BEC5", "#B0BEC5", "#B0BEC5", "#B0BEC5", "#B0BEC5", "#B0BEC5", "#B0BEC5", "#B0BEC5", "#B0BEC5", "#B0BEC5", "#B0BEC5", "#B0BEC5", "#B0BEC5", "#B0BEC5", "#B0BEC5", "#B0BEC5", "#B0BEC5", "#B0BEC5", "#B0BEC5", "#B0BEC5", "#B0BEC5", "#B0BEC5", "#B0BEC5", "#B0BEC5", "#B0BEC5", "#B0BEC5", "#B0BEC5", "#B0BEC5", "#B0BEC5", "#B0BEC5", "#B0BEC5", "#B0BEC5", "#B0BEC5", "red", "#B0BEC5", "#B0BEC5", "#B0BEC5", "#B0BEC5", "#B0BEC5", "#B0BEC5", "#B0BEC5", "#B0BEC5", "#B0BEC5", "#B0BEC5", "#B0BEC5"]]}], "label": "Topic 37", "method": "update"}, {"args": [{"marker.color": [["#B0BEC5", "#B0BEC5", "#B0BEC5", "#B0BEC5", "#B0BEC5", "#B0BEC5", "#B0BEC5", "#B0BEC5", "#B0BEC5", "#B0BEC5", "#B0BEC5", "#B0BEC5", "#B0BEC5", "#B0BEC5", "#B0BEC5", "#B0BEC5", "#B0BEC5", "#B0BEC5", "#B0BEC5", "#B0BEC5", "#B0BEC5", "#B0BEC5", "#B0BEC5", "#B0BEC5", "#B0BEC5", "#B0BEC5", "#B0BEC5", "#B0BEC5", "#B0BEC5", "#B0BEC5", "#B0BEC5", "#B0BEC5", "#B0BEC5", "#B0BEC5", "#B0BEC5", "#B0BEC5", "#B0BEC5", "#B0BEC5", "red", "#B0BEC5", "#B0BEC5", "#B0BEC5", "#B0BEC5", "#B0BEC5", "#B0BEC5", "#B0BEC5", "#B0BEC5", "#B0BEC5", "#B0BEC5"]]}], "label": "Topic 38", "method": "update"}, {"args": [{"marker.color": [["#B0BEC5", "#B0BEC5", "#B0BEC5", "#B0BEC5", "#B0BEC5", "#B0BEC5", "#B0BEC5", "#B0BEC5", "#B0BEC5", "#B0BEC5", "#B0BEC5", "#B0BEC5", "#B0BEC5", "#B0BEC5", "#B0BEC5", "#B0BEC5", "#B0BEC5", "#B0BEC5", "#B0BEC5", "#B0BEC5", "#B0BEC5", "#B0BEC5", "#B0BEC5", "#B0BEC5", "#B0BEC5", "#B0BEC5", "#B0BEC5", "#B0BEC5", "#B0BEC5", "#B0BEC5", "#B0BEC5", "#B0BEC5", "#B0BEC5", "#B0BEC5", "#B0BEC5", "#B0BEC5", "#B0BEC5", "#B0BEC5", "#B0BEC5", "red", "#B0BEC5", "#B0BEC5", "#B0BEC5", "#B0BEC5", "#B0BEC5", "#B0BEC5", "#B0BEC5", "#B0BEC5", "#B0BEC5"]]}], "label": "Topic 39", "method": "update"}, {"args": [{"marker.color": [["#B0BEC5", "#B0BEC5", "#B0BEC5", "#B0BEC5", "#B0BEC5", "#B0BEC5", "#B0BEC5", "#B0BEC5", "#B0BEC5", "#B0BEC5", "#B0BEC5", "#B0BEC5", "#B0BEC5", "#B0BEC5", "#B0BEC5", "#B0BEC5", "#B0BEC5", "#B0BEC5", "#B0BEC5", "#B0BEC5", "#B0BEC5", "#B0BEC5", "#B0BEC5", "#B0BEC5", "#B0BEC5", "#B0BEC5", "#B0BEC5", "#B0BEC5", "#B0BEC5", "#B0BEC5", "#B0BEC5", "#B0BEC5", "#B0BEC5", "#B0BEC5", "#B0BEC5", "#B0BEC5", "#B0BEC5", "#B0BEC5", "#B0BEC5", "#B0BEC5", "red", "#B0BEC5", "#B0BEC5", "#B0BEC5", "#B0BEC5", "#B0BEC5", "#B0BEC5", "#B0BEC5", "#B0BEC5"]]}], "label": "Topic 40", "method": "update"}, {"args": [{"marker.color": [["#B0BEC5", "#B0BEC5", "#B0BEC5", "#B0BEC5", "#B0BEC5", "#B0BEC5", "#B0BEC5", "#B0BEC5", "#B0BEC5", "#B0BEC5", "#B0BEC5", "#B0BEC5", "#B0BEC5", "#B0BEC5", "#B0BEC5", "#B0BEC5", "#B0BEC5", "#B0BEC5", "#B0BEC5", "#B0BEC5", "#B0BEC5", "#B0BEC5", "#B0BEC5", "#B0BEC5", "#B0BEC5", "#B0BEC5", "#B0BEC5", "#B0BEC5", "#B0BEC5", "#B0BEC5", "#B0BEC5", "#B0BEC5", "#B0BEC5", "#B0BEC5", "#B0BEC5", "#B0BEC5", "#B0BEC5", "#B0BEC5", "#B0BEC5", "#B0BEC5", "#B0BEC5", "red", "#B0BEC5", "#B0BEC5", "#B0BEC5", "#B0BEC5", "#B0BEC5", "#B0BEC5", "#B0BEC5"]]}], "label": "Topic 41", "method": "update"}, {"args": [{"marker.color": [["#B0BEC5", "#B0BEC5", "#B0BEC5", "#B0BEC5", "#B0BEC5", "#B0BEC5", "#B0BEC5", "#B0BEC5", "#B0BEC5", "#B0BEC5", "#B0BEC5", "#B0BEC5", "#B0BEC5", "#B0BEC5", "#B0BEC5", "#B0BEC5", "#B0BEC5", "#B0BEC5", "#B0BEC5", "#B0BEC5", "#B0BEC5", "#B0BEC5", "#B0BEC5", "#B0BEC5", "#B0BEC5", "#B0BEC5", "#B0BEC5", "#B0BEC5", "#B0BEC5", "#B0BEC5", "#B0BEC5", "#B0BEC5", "#B0BEC5", "#B0BEC5", "#B0BEC5", "#B0BEC5", "#B0BEC5", "#B0BEC5", "#B0BEC5", "#B0BEC5", "#B0BEC5", "#B0BEC5", "red", "#B0BEC5", "#B0BEC5", "#B0BEC5", "#B0BEC5", "#B0BEC5", "#B0BEC5"]]}], "label": "Topic 42", "method": "update"}, {"args": [{"marker.color": [["#B0BEC5", "#B0BEC5", "#B0BEC5", "#B0BEC5", "#B0BEC5", "#B0BEC5", "#B0BEC5", "#B0BEC5", "#B0BEC5", "#B0BEC5", "#B0BEC5", "#B0BEC5", "#B0BEC5", "#B0BEC5", "#B0BEC5", "#B0BEC5", "#B0BEC5", "#B0BEC5", "#B0BEC5", "#B0BEC5", "#B0BEC5", "#B0BEC5", "#B0BEC5", "#B0BEC5", "#B0BEC5", "#B0BEC5", "#B0BEC5", "#B0BEC5", "#B0BEC5", "#B0BEC5", "#B0BEC5", "#B0BEC5", "#B0BEC5", "#B0BEC5", "#B0BEC5", "#B0BEC5", "#B0BEC5", "#B0BEC5", "#B0BEC5", "#B0BEC5", "#B0BEC5", "#B0BEC5", "#B0BEC5", "red", "#B0BEC5", "#B0BEC5", "#B0BEC5", "#B0BEC5", "#B0BEC5"]]}], "label": "Topic 43", "method": "update"}, {"args": [{"marker.color": [["#B0BEC5", "#B0BEC5", "#B0BEC5", "#B0BEC5", "#B0BEC5", "#B0BEC5", "#B0BEC5", "#B0BEC5", "#B0BEC5", "#B0BEC5", "#B0BEC5", "#B0BEC5", "#B0BEC5", "#B0BEC5", "#B0BEC5", "#B0BEC5", "#B0BEC5", "#B0BEC5", "#B0BEC5", "#B0BEC5", "#B0BEC5", "#B0BEC5", "#B0BEC5", "#B0BEC5", "#B0BEC5", "#B0BEC5", "#B0BEC5", "#B0BEC5", "#B0BEC5", "#B0BEC5", "#B0BEC5", "#B0BEC5", "#B0BEC5", "#B0BEC5", "#B0BEC5", "#B0BEC5", "#B0BEC5", "#B0BEC5", "#B0BEC5", "#B0BEC5", "#B0BEC5", "#B0BEC5", "#B0BEC5", "#B0BEC5", "red", "#B0BEC5", "#B0BEC5", "#B0BEC5", "#B0BEC5"]]}], "label": "Topic 44", "method": "update"}, {"args": [{"marker.color": [["#B0BEC5", "#B0BEC5", "#B0BEC5", "#B0BEC5", "#B0BEC5", "#B0BEC5", "#B0BEC5", "#B0BEC5", "#B0BEC5", "#B0BEC5", "#B0BEC5", "#B0BEC5", "#B0BEC5", "#B0BEC5", "#B0BEC5", "#B0BEC5", "#B0BEC5", "#B0BEC5", "#B0BEC5", "#B0BEC5", "#B0BEC5", "#B0BEC5", "#B0BEC5", "#B0BEC5", "#B0BEC5", "#B0BEC5", "#B0BEC5", "#B0BEC5", "#B0BEC5", "#B0BEC5", "#B0BEC5", "#B0BEC5", "#B0BEC5", "#B0BEC5", "#B0BEC5", "#B0BEC5", "#B0BEC5", "#B0BEC5", "#B0BEC5", "#B0BEC5", "#B0BEC5", "#B0BEC5", "#B0BEC5", "#B0BEC5", "#B0BEC5", "red", "#B0BEC5", "#B0BEC5", "#B0BEC5"]]}], "label": "Topic 45", "method": "update"}, {"args": [{"marker.color": [["#B0BEC5", "#B0BEC5", "#B0BEC5", "#B0BEC5", "#B0BEC5", "#B0BEC5", "#B0BEC5", "#B0BEC5", "#B0BEC5", "#B0BEC5", "#B0BEC5", "#B0BEC5", "#B0BEC5", "#B0BEC5", "#B0BEC5", "#B0BEC5", "#B0BEC5", "#B0BEC5", "#B0BEC5", "#B0BEC5", "#B0BEC5", "#B0BEC5", "#B0BEC5", "#B0BEC5", "#B0BEC5", "#B0BEC5", "#B0BEC5", "#B0BEC5", "#B0BEC5", "#B0BEC5", "#B0BEC5", "#B0BEC5", "#B0BEC5", "#B0BEC5", "#B0BEC5", "#B0BEC5", "#B0BEC5", "#B0BEC5", "#B0BEC5", "#B0BEC5", "#B0BEC5", "#B0BEC5", "#B0BEC5", "#B0BEC5", "#B0BEC5", "#B0BEC5", "red", "#B0BEC5", "#B0BEC5"]]}], "label": "Topic 46", "method": "update"}, {"args": [{"marker.color": [["#B0BEC5", "#B0BEC5", "#B0BEC5", "#B0BEC5", "#B0BEC5", "#B0BEC5", "#B0BEC5", "#B0BEC5", "#B0BEC5", "#B0BEC5", "#B0BEC5", "#B0BEC5", "#B0BEC5", "#B0BEC5", "#B0BEC5", "#B0BEC5", "#B0BEC5", "#B0BEC5", "#B0BEC5", "#B0BEC5", "#B0BEC5", "#B0BEC5", "#B0BEC5", "#B0BEC5", "#B0BEC5", "#B0BEC5", "#B0BEC5", "#B0BEC5", "#B0BEC5", "#B0BEC5", "#B0BEC5", "#B0BEC5", "#B0BEC5", "#B0BEC5", "#B0BEC5", "#B0BEC5", "#B0BEC5", "#B0BEC5", "#B0BEC5", "#B0BEC5", "#B0BEC5", "#B0BEC5", "#B0BEC5", "#B0BEC5", "#B0BEC5", "#B0BEC5", "#B0BEC5", "red", "#B0BEC5"]]}], "label": "Topic 47", "method": "update"}, {"args": [{"marker.color": [["#B0BEC5", "#B0BEC5", "#B0BEC5", "#B0BEC5", "#B0BEC5", "#B0BEC5", "#B0BEC5", "#B0BEC5", "#B0BEC5", "#B0BEC5", "#B0BEC5", "#B0BEC5", "#B0BEC5", "#B0BEC5", "#B0BEC5", "#B0BEC5", "#B0BEC5", "#B0BEC5", "#B0BEC5", "#B0BEC5", "#B0BEC5", "#B0BEC5", "#B0BEC5", "#B0BEC5", "#B0BEC5", "#B0BEC5", "#B0BEC5", "#B0BEC5", "#B0BEC5", "#B0BEC5", "#B0BEC5", "#B0BEC5", "#B0BEC5", "#B0BEC5", "#B0BEC5", "#B0BEC5", "#B0BEC5", "#B0BEC5", "#B0BEC5", "#B0BEC5", "#B0BEC5", "#B0BEC5", "#B0BEC5", "#B0BEC5", "#B0BEC5", "#B0BEC5", "#B0BEC5", "#B0BEC5", "red"]]}], "label": "Topic 48", "method": "update"}]}], "shapes": [{"line": {"color": "#CFD8DC", "width": 2}, "type": "line", "x0": 3.156, "x1": 3.156, "y0": -5.038, "y1": 13.03}, {"line": {"color": "#9E9E9E", "width": 2}, "type": "line", "x0": -14.43, "x1": 20.75, "y0": 3.997, "y1": 3.997}], "annotations": [{"showarrow": false, "text": "D1", "x": -14.43, "y": 3.997, "yshift": 10}, {"showarrow": false, "text": "D2", "x": 3.156, "xshift": 10, "y": 13.03}]}}
